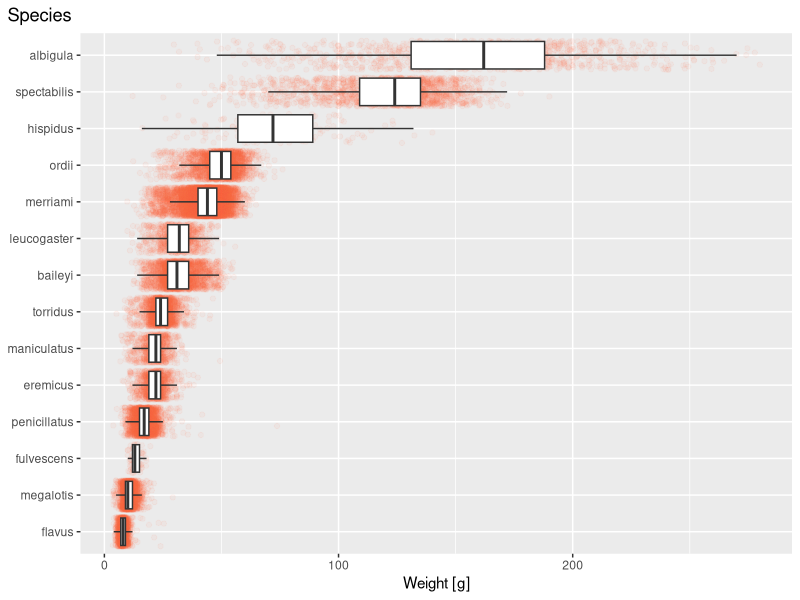

Write the R code that produced this figure.
## ---- chunk 1
#| warning: false
#| message: false

library(here)
library(tidyverse)
library(viridis)

## ---- chunk 2
#| warning: false
#| message: false


surveys <- read_csv(here("supporting_artifacts", ## line 27
                         "continued_learning", "Data", "surveys.csv"))


surveys <- surveys |> 
  mutate(species = as.factor(species))


ggplot(data = surveys, mapping = aes(y = fct_reorder(.f = species, 
                                                     .x = weight,
                                                     .fun = median),
                                     x = weight)) + 
  geom_jitter(color = 'tomato', alpha = 0.05) +
  geom_boxplot(outlier.shape = NA) + 
  labs(x = "Weight [g]", 
       y = NULL, 
       title = "Species", 
       title.position = "plot",
       legend = NULL) + 
  theme(plot.title.position = "plot")


## ---- chunk 3
#| warning: false
#| message: false

captures <- surveys |> 
  mutate(day_of_week = as.factor(day_of_week)) |> ## line 109
  group_by(day_of_week) |> 
  summarize(captures = n()) |> 
  filter(is.na(day_of_week) == FALSE)

